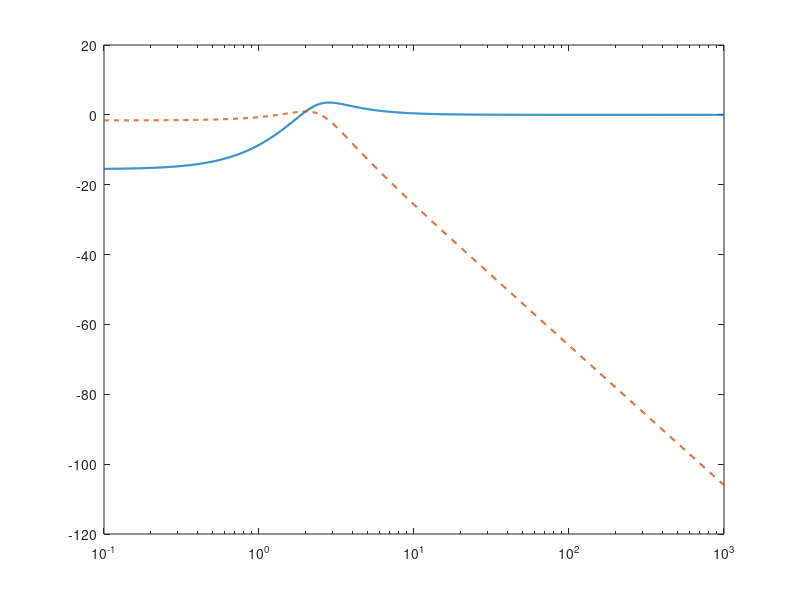

Source code (MATLAB): (Note: this script raises an error after producing the figure.)
% Second-order plant P(s) = 1/(s+1)^2 and proportional controller C(s) = k
s = tf('s');
P = 1/(s + 1)^2;

k = 5;
C = k;
L = C * P;
S = feedback(1, L);
T = feedback(L, 1);

% Bode magnitude of S and T
w = logspace(-1, 3, 1000);
[magS, ~] = bode(S, w);
[magT, ~] = bode(T, w);
magS = squeeze(magS);
magT = squeeze(magT);

% Approximate Bode sensitivity integral
lnS = log(magS);
I = trapz(w, lnS);
fprintf('Approximate Bode integral of ln|S(jw)| = %g\n', I);

figure;
semilogx(w, 20*log10(magS), 'LineWidth', 1.5); hold on;
semilogx(w, 20*log10(magT), '--', 'LineWidth', 1.5);
yline(0, ':');
grid on;
xlabel('Frequency (rad/s)');
ylabel('Magnitude (dB)');
title('Waterbed Effect in S(jw) and T(jw)');
legend('S(jw)', 'T(jw)', 'Location', 'Best');

% Simulink note:
% In Simulink, you can create a block diagram with:
% - Transfer Fcn block for P(s)
% - Gain block for C(s)
% - Sum block for feedback
% Then use the "Bode Plot" or "Frequency Response Estimation" tools
% to visualize the same waterbed effect interactively.
